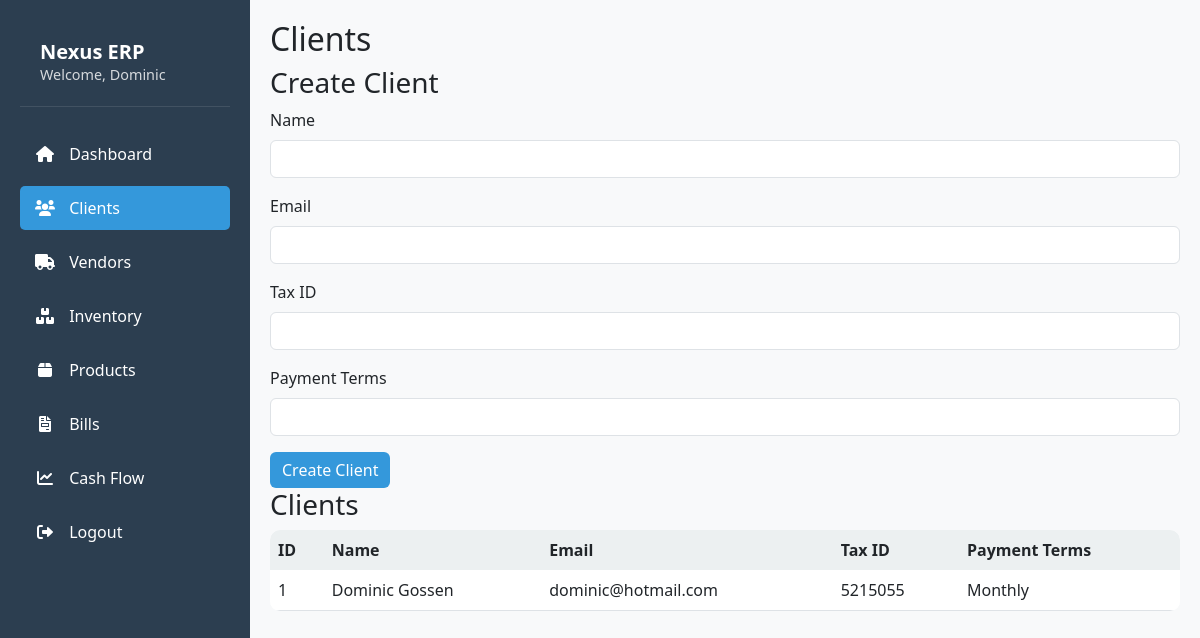
The app's page /clients (signed in), older data.
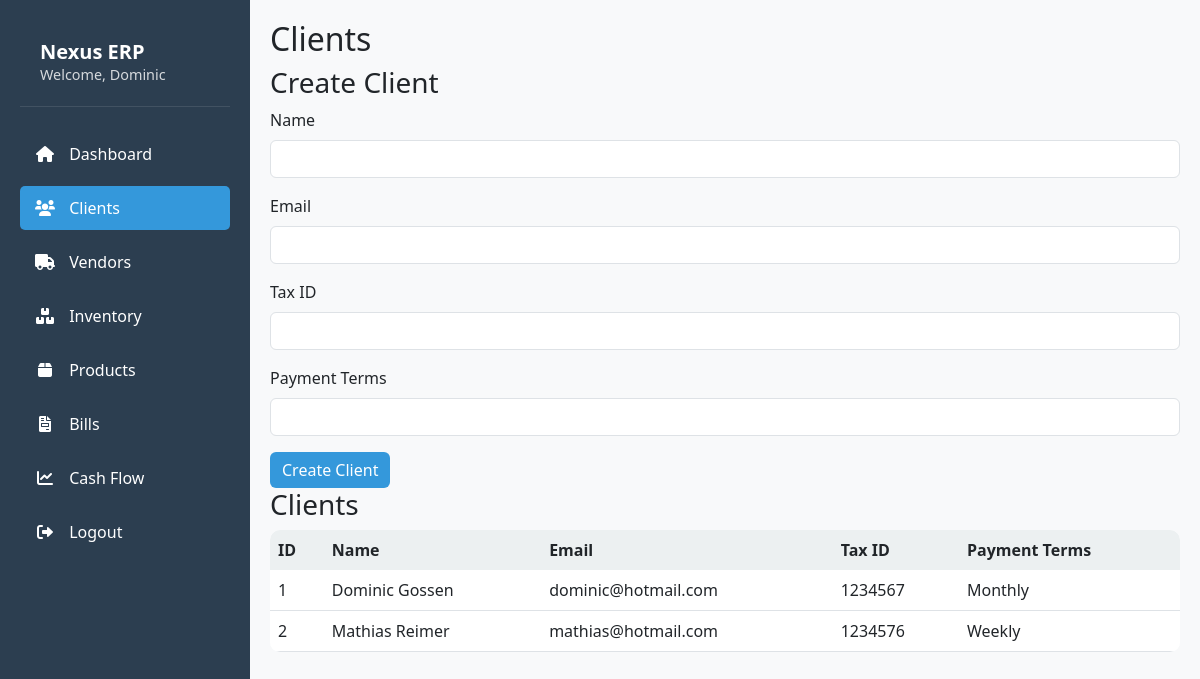
The same page, newer data.
### models.py (models this page shows)
class Client(db.Model):
    __tablename__ = 'client'
    id = db.Column(db.Integer, primary_key=True)
    user_id = db.Column(db.Integer, db.ForeignKey('user.id'), nullable=True)
    name = db.Column(db.String(100), nullable=False)
    email = db.Column(db.String(100), nullable=False)
    tax_id = db.Column(db.String(50))
    payment_terms = db.Column(db.String(50))
    notes = db.Column(db.Text)
    created_at = db.Column(db.DateTime, default=datetime.utcnow)
    updated_at = db.Column(db.DateTime, default=datetime.utcnow, onupdate=datetime.utcnow)
    tags = db.relationship('Tag', secondary=client_tag, backref='clients', lazy=True)
    contacts = db.relationship('Contact', backref='client', lazy=True)

### app.py (the view)
@app.route('/clients')
@login_required
def clients():
    clients = Client.query.filter_by(user_id=current_user.id).all()
    return render_template('clients.html', clients=clients)

### app.py (called while the page is built)
@login_manager.user_loader
def load_user(user_id):
    return User.query.get(int(user_id))

### templates/clients.html
{% extends "base.html" %}
{% block content %}
<h2>Clients</h2>
<h3>Create Client</h3>
<form method="POST" action="{{ url_for('create_client') }}">
    <div class="mb-3">
        <label for="client-name" class="form-label">Name</label>
        <input type="text" class="form-control" id="client-name" name="name" required>
    </div>
    <div class="mb-3">
        <label for="client-email" class="form-label">Email</label>
        <input type="email" class="form-control" id="client-email" name="email" required>
    </div>
    <div class="mb-3">
        <label for="client-tax-id" class="form-label">Tax ID</label>
        <input type="text" class="form-control" id="client-tax-id" name="tax_id">
    </div>
    <div class="mb-3">
        <label for="client-payment-terms" class="form-label">Payment Terms</label>
        <input type="text" class="form-control" id="client-payment-terms" name="payment_terms">
    </div>
    <button type="submit" class="btn btn-primary">Create Client</button>
</form>
<h3>Clients</h3>
<table class="table">
    <thead>
        <tr>
            <th>ID</th>
            <th>Name</th>
            <th>Email</th>
            <th>Tax ID</th>
            <th>Payment Terms</th>
        </tr>
    </thead>
    <tbody>
        {% for client in clients %}
        <tr>
            <td>{{ client.id }}</td>
            <td>{{ client.name }}</td>
            <td>{{ client.email }}</td>
            <td>{{ client.tax_id or 'N/A' }}</td>
            <td>{{ client.payment_terms or 'N/A' }}</td>
        </tr>
        {% endfor %}
    </tbody>
</table>
{% endblock %}

Row changes from the older to the newer data that the page shows:
changed Client "Dominic Gossen": tax "5215055" → "1234567"
added Client: id "2", name "Mathias Reimer", email "mathias@hotmail.com", tax "1234576", payment_terms "Weekly"
